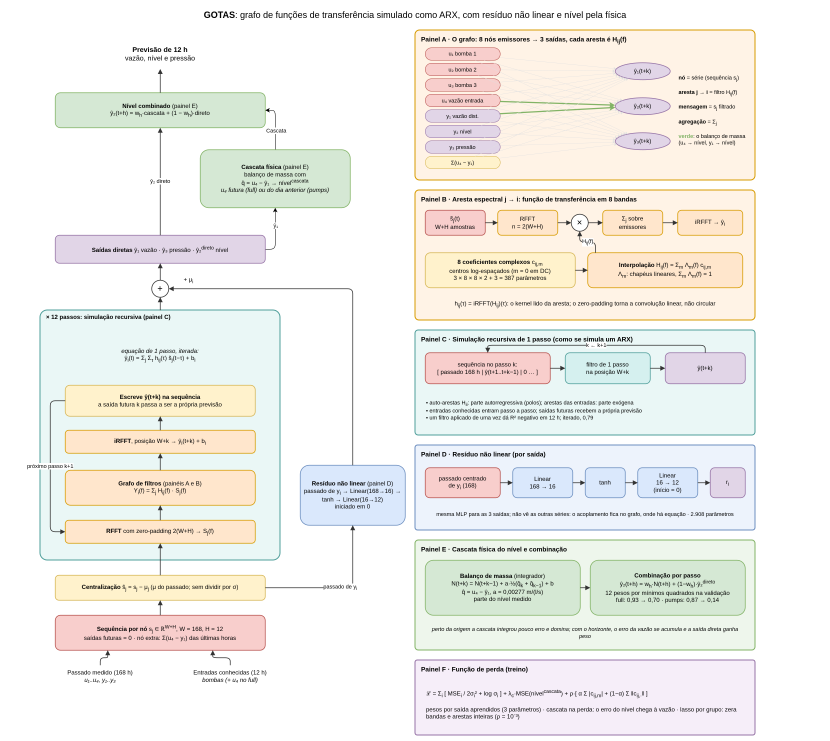
#> input picture docs/figures/stf_arquitetura_drawio.png, 3320 x 2962 px, found by its file name (shown at 1/4 size)
$ python figure_architecture_split.py
#> lines starting #> are read from the running program, lines starting #| are printed output that depends on the picture
"""Recorta os painéis da arquitetura do GOTAS para uma figura própria.

Parte da imagem exportada do draw.io (`stf_arquitetura_drawio.png`), sem
redesenhar nada. O fluxo da previsão é um diagrama TikZ no `main.tex`, com as
cores e as letras destes painéis.

Uso (da raiz do repo):
    uv run --extra ml python \\
        notebooks/training/scripts/figure_architecture_split.py
"""

from __future__ import annotations

from figure_style import ARTICLE_IMAGES
from PIL import Image

SOURCE = ARTICLE_IMAGES / "stf_arquitetura_drawio.png"
# Coordenadas medidas com a imagem em 1960 px de largura.
REFERENCE_WIDTH = 1960
PANELS_BOX = (1040, 8, 1952, 1892)


def main() -> None:
    image = Image.open(SOURCE).convert("RGB")
    factor = image.width / REFERENCE_WIDTH
#> factor = 1.69
    box = tuple(round(v * factor) for v in PANELS_BOX)
#> box = (1762, 14, 3306, 3205)
    image.crop(box).save(ARTICLE_IMAGES / "stf_arquitetura_paineis.png")
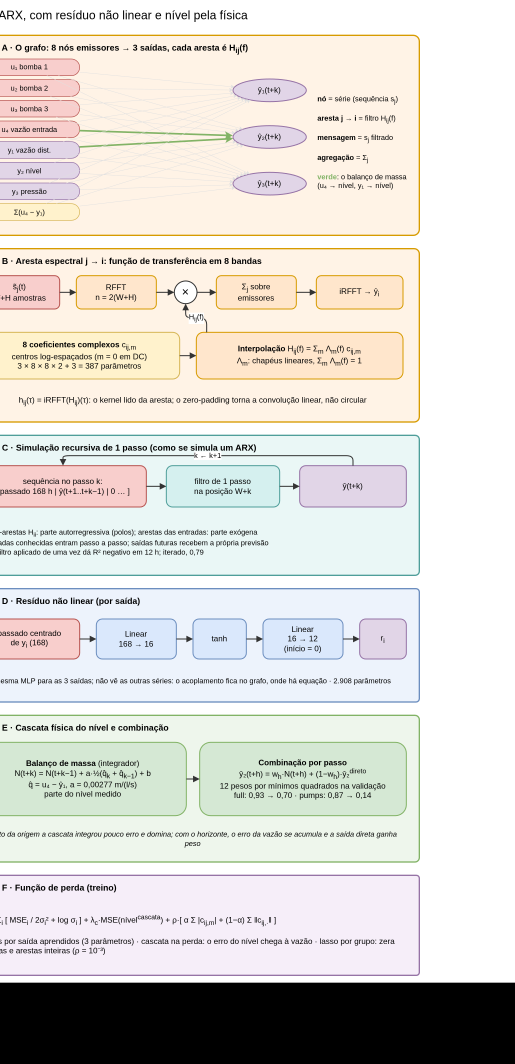
#> saved as stf_arquitetura_paineis.png: PIL image 1544x3191 RGB (shown at 1/3 size); mean R, G, B 219.1, 216.6, 211.9


if __name__ == "__main__":
    main()
